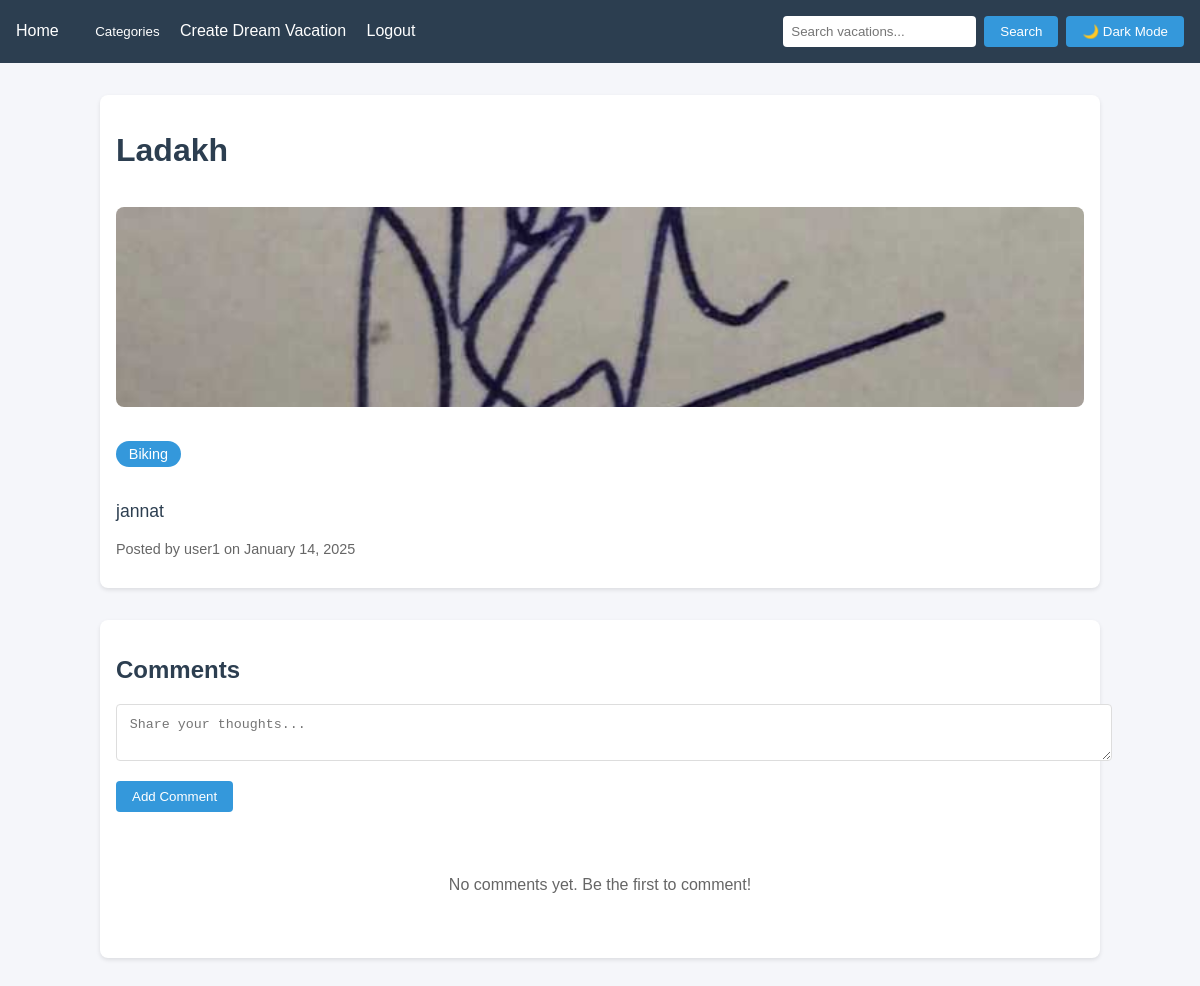
The page /vacation/5/ (signed in) on the database its author committed.
### vacations/models.py (models this page shows, shortened)
class DreamVacation(models.Model):
    title = models.CharField(max_length=200)
    description = models.TextField()
    category = models.ForeignKey(Category, on_delete=models.CASCADE)
    image = models.ImageField(upload_to='vacation_images/')
    created_at = models.DateTimeField(auto_now_add=True)
    user = models.ForeignKey(User, on_delete=models.CASCADE)

class Category(models.Model):
    name = models.CharField(max_length=100)
    slug = models.SlugField(unique=True)
    class Meta:
        verbose_name_plural = "Categories"

### vacations/views.py (the view)
# urls.py: path('vacation/<int:pk>/', views.vacation_detail, name='vacation_detail'),
@login_required
def vacation_detail(request, pk):
    vacation = get_object_or_404(DreamVacation, pk=pk)
    return render(request, 'vacation_detail.html', {
        'vacation': vacation
    })

### templates/vacation_detail.html (shortened to what this page needs)
{% extends 'base.html' %}
{% block content %}
<div class="vacation-detail">
    <div class="vacation-header card">
        <h1>{{ vacation.title }}</h1>
        <img src="{{ vacation.image.url }}" alt="{{ vacation.title }}" class="vacation-image">
        <div class="vacation-info">
            <p class="category-badge">{{ vacation.category.name }}</p>
            <p class="description">{{ vacation.description }}</p>
            <p class="meta">
                Posted by {{ vacation.user.username }} on {{ vacation.created_at|date:"F j, Y" }}
            </p>
        </div>
    </div>
    <div class="comments-section card">
        <h2>Comments</h2>
        <form id="comment-form" class="comment-form">
            <textarea id="comment-content" placeholder="Share your thoughts..." required></textarea>
            <button type="button" onclick="addComment({{ vacation.pk }})" class="button">
                Add Comment
            </button>
        </form>
        <div id="comments-container" class="comments-list">
            {% for comment in vacation.comments.all %}
                <div class="comment card">
                    <p>{{ comment.content }}</p>
                    <div class="comment-meta">
                        <span>By: {{ comment.user.username }}</span>
                        <span>Posted: {{ comment.created_at|date:"F j, Y" }}</span>
                    </div>
                    <button onclick="upvoteComment({{comment.id}})" class="button upvote-button">
                        Upvote (<span id="upvotes-{{ comment.id }}">{{ comment.upvotes }}</span>)
                    </button>
                </div>
            {% empty %}
                <p class="no-comments">No comments yet. Be the first to comment!</p>
            {% endfor %}
        </div>
    </div>
</div>
{% endblock %}

### templates/base.html (style rules this page uses)
:root { --primary-color: #2c3e50; --secondary-color: #3498db; --background-color: #f5f6fa; --text-color: #2c3e50; --card-bg: #ffffff; --dropdown-bg: #ffffff; }
body { margin: 0; padding: 0; font-family: Arial, sans-serif; background-color: var(--background-color); color: var(--text-color); transition: background-color 0.3s, color 0.3s; }
.card { background: var(--card-bg); border-radius: 8px; box-shadow: 0 2px 4px rgba(0,0,0,0.1); padding: 1rem; margin-bottom: 1rem; transition: background 0.3s, color 0.3s; }
.button { background-color: var(--secondary-color); color: white; padding: 0.5rem 1rem; border: none; border-radius: 4px; cursor: pointer; transition: opacity 0.3s; }
.vacation-image { width: 100%; height: 200px; object-fit: cover; }

### templates/vacation_detail.html (style rules this page uses)
.vacation-detail { max-width: 1000px; margin: 0 auto; }
.vacation-header { margin-bottom: 2rem; }
.vacation-image { width: 100%; max-height: 500px; object-fit: cover; border-radius: 8px; margin: 1rem 0; }
.category-badge { display: inline-block; background-color: var(--secondary-color); color: white; padding: 0.3rem 0.8rem; border-radius: 20px; font-size: 0.9rem; }
.description { font-size: 1.1rem; line-height: 1.6; margin: 1rem 0; }
.meta { color: #666; font-size: 0.9rem; }
.comments-section { margin-top: 2rem; }
.comment-form { margin-bottom: 2rem; }
.comment-form textarea { width: 100%; padding: 0.8rem; border: 1px solid #ddd; border-radius: 4px; margin-bottom: 1rem; resize: vertical; }
.no-comments { text-align: center; padding: 2rem; color: #666; }

### rows shown on the page
DreamVacation: title "Ladakh", image (picture), category.name "Biking", description "jannat", user.username "user1", created_at "January 14, 2025"
